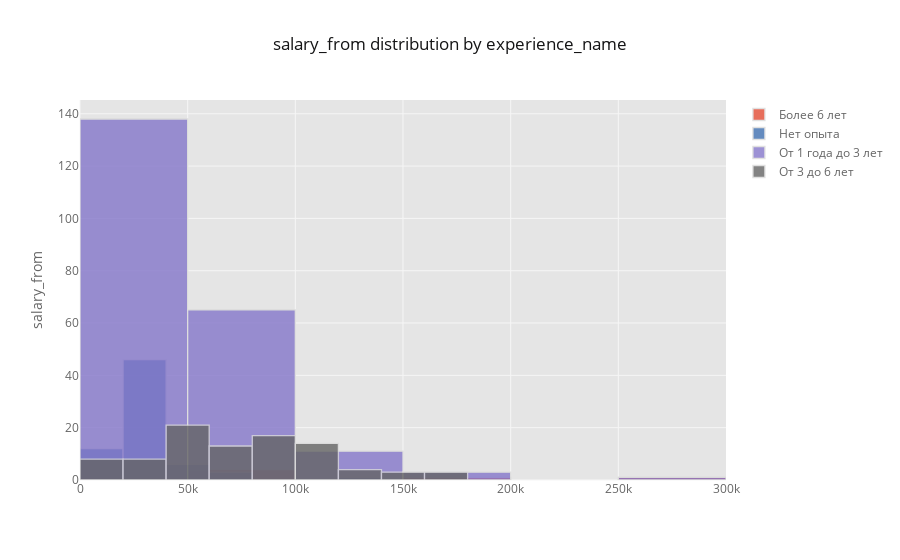

Notebook source saved alongside this figure:
### Markdown cell above
## Гистограммы

### Code cell
factor = 'experience_name'
df_vacancy.pivot(columns=f'{factor}', values='salary_from').iplot(
    kind='histogram',  bins=10, yTitle='salary_from', title=f'salary_from distribution by {factor}')

### Figure 1 — Plotly figure (JSON) as saved in the notebook; plotly's stock layout.template omitted (floating-point values rounded to 4 significant figures; data arrays with more than 128 entries replaced by an {"elided": "..."} marker saying what was removed)
{"data": [{"histfunc": "count", "histnorm": "", "marker": {"color": "rgba(226, 74, 51, 1.0)", "line": {"color": "#D9D9D9", "width": 1.3}}, "name": "Более 6 лет", "nbinsx": 10, "opacity": 0.8, "orientation": "v", "type": "histogram", "x": {"elided": "384 int values"}}, {"histfunc": "count", "histnorm": "", "marker": {"color": "rgba(62, 111, 176, 1.0)", "line": {"color": "#D9D9D9", "width": 1.3}}, "name": "Нет опыта", "nbinsx": 10, "opacity": 0.8, "orientation": "v", "type": "histogram", "x": {"elided": "384 int values"}}, {"histfunc": "count", "histnorm": "", "marker": {"color": "rgba(132, 118, 202, 1.0)", "line": {"color": "#D9D9D9", "width": 1.3}}, "name": "От 1 года до 3 лет", "nbinsx": 10, "opacity": 0.8, "orientation": "v", "type": "histogram", "x": {"elided": "384 int values"}}, {"histfunc": "count", "histnorm": "", "marker": {"color": "rgba(101, 101, 101, 1.0)", "line": {"color": "#D9D9D9", "width": 1.3}}, "name": "От 3 до 6 лет", "nbinsx": 10, "opacity": 0.8, "orientation": "v", "type": "histogram", "x": {"elided": "384 int values"}}], "layout": {"barmode": "overlay", "legend": {"bgcolor": "#FFFFFF", "font": {"color": "#666666"}}, "paper_bgcolor": "#FFFFFF", "plot_bgcolor": "#E5E5E5", "title": "salary_from distribution by experience_name", "titlefont": {"color": "#151516"}, "xaxis1": {"gridcolor": "#F6F6F6", "showgrid": true, "tickfont": {"color": "#666666"}, "title": "", "titlefont": {"color": "#666666"}, "zerolinecolor": "#F6F6F6"}, "yaxis1": {"gridcolor": "#F6F6F6", "showgrid": true, "tickfont": {"color": "#666666"}, "title": "salary_from", "titlefont": {"color": "#666666"}, "zerolinecolor": "#F6F6F6"}}}
